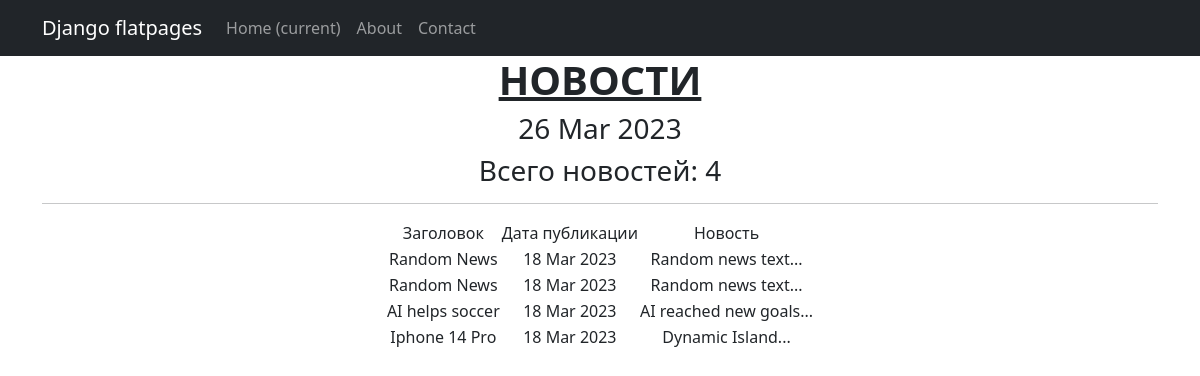
Before: /news/ with the older database file.
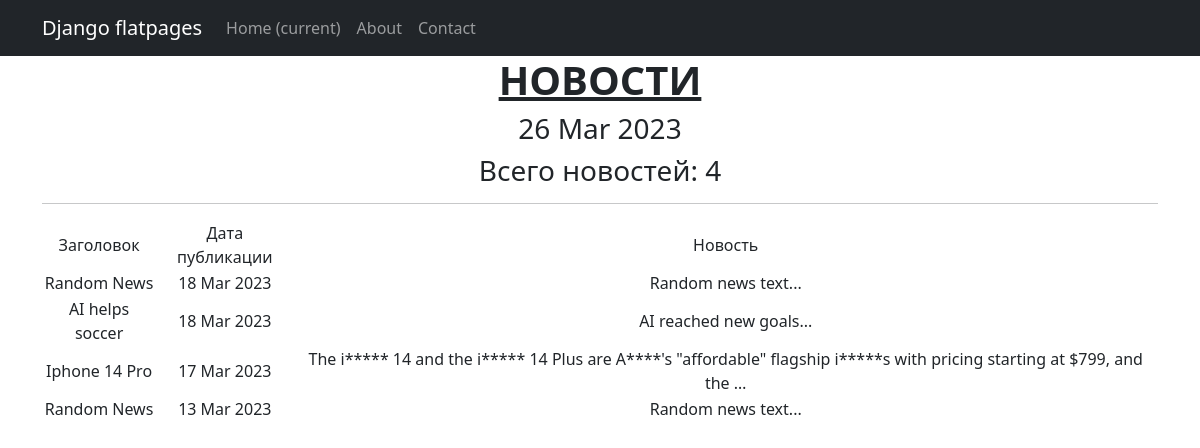
After: the same page with the newer database file.
### news/models.py (models this page shows, shortened)
class Post(models.Model):
    news = 'NW'
    article = 'AR'
    CATEGORY_TYPE = [
        (news, 'Новость'),
        (article, 'Статья')
    ]
    author = models.ForeignKey(Author, on_delete=models.CASCADE)
    categoryType = models.CharField(max_length=2, choices=CATEGORY_TYPE, default=news)
    createDate = models.DateTimeField(auto_now_add=True)
    title = models.CharField(max_length=128)
    text = models.TextField()
    postCategory = models.ManyToManyField(Category, through='PostCategory')
    postRating = models.IntegerField(default=0)

### news/views.py (the view)
# urls.py: path('', NewsList.as_view()),
class NewsList(ListView):
    model = Post
    ordering = '-createDate'
    template_name = 'news_list.html'
    context_object_name = 'news'
    def get_context_data(self, **kwargs):
        context = super().get_context_data(**kwargs)
        context['time_now'] = datetime.utcnow()
        return context

### news/templatetags/my_filters.py (called while the page is built)
@register.filter()
def censor(value):
    text = value
    try:
        for word in WORDS:
            repl = word[0] + '*' * (len(word)-1)
            text = text.replace(word, repl)
    except Exception as e:
        print(f'Попытка применить censor-фильтр к переменной типа {type(value)}')
    return text

### templates/news_list.html (shortened to what this page needs)
{% extends 'flatpages/default.html' %}
{% load my_filters %}
{% block content %}
   <h1><span style="text-decoration: underline;"><strong>НОВОСТИ</strong></span></h1>
   <h3>{{ time_now|date:'d M Y' }}</h3>
   <h3>Всего новостей: {{ news|length }}</h3>
   <hr>
   {% if news %}
       <table style="margin-left: auto; margin-right: auto;">
           <tr>
               <td>Заголовок</td>
               <td>Дата публикации</td>
               <td>Новость</td>
           </tr>
           {% for news_copy in news %}
           <tr>
               <td>{{ news_copy.title|censor }}</td>
               <td>{{ news_copy.createDate|date:'d M Y' }}</td>
               <td>{{ news_copy.text|truncatewords:20|censor }}</td>
           </tr>
           {% endfor %}
       </table>
   {% else %}
       <h2>Новостей нет!</h2>
   {% endif %}
{% endblock content %}

Changed rows visible on the page:
changed Post "Iphone 14 Pro": createDate "18 Mar 2023" → "17 Mar 2023"; text|censor "Dynamic Island..." → "The i***** 14 and the i***** 14 Plus are A****'s \"affordable\" flagship i*****s with pricing starting at $799, and the …"
changed Post: createDate "18 Mar 2023" → "13 Mar 2023"; moves down the list
